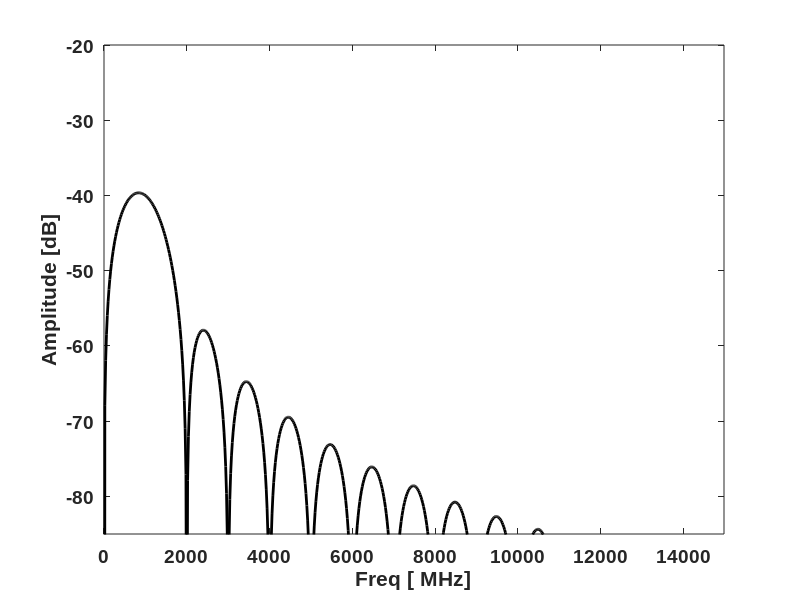

Write the MATLAB code that produced this figure.
%----------------------------------------------------------------
% This code can be used to generate Figure 2.17
%----------------------------------------------------------------
clear all
close all

t=-25e-9:0.01e-9:25e-9; % choose time vector
N=length(t); 
sine(2451:2551)=-sin(2*pi*1e9*(t(2451:2551)));% form sine pulse
sine(N)=0; 

%  Frequency domain equivalent
dt=t(2)-t(1); % time resolution
df=1/(N*dt); % frequency resolution
f=0:df:df*(N-1); % set frequency vector
sineF=fft(sine)/N; % frequency domain signal

%---Figure 2.17(a)------------------------------------------------
plot(t(2251:2751)*1e9,sine(2251:2751),'k','LineWidth',2);
set(gca,'FontName', 'Arial', 'FontSize',14,'FontWeight','Bold');
xlabel('Time [ns]'); ylabel('Amplitude [V]'); 
axis([-2.5 2.5 -1.1 1.1]); 

%---Figure 2.17(b)------------------------------------------------
plot(f(1:750)/1e6,20*log10(abs(sineF(1:750))),'k','LineWidth',2);
set(gca,'FontName', 'Arial', 'FontSize',14,'FontWeight','Bold');
axis([0 f(750)/1e6 -85 -20]);
xlabel('Freq [ MHz]'); ylabel('Amplitude [dB]'); 

